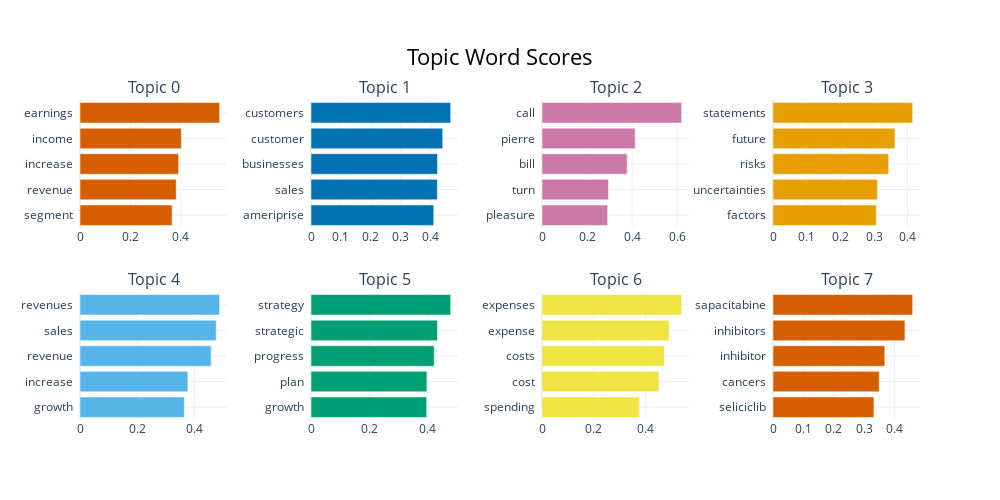

Source (notebook cell):
### Code cell
topic_model.visualize_barchart()

### Figure 1 — Plotly figure (JSON) as saved in the notebook; plotly's stock layout.template omitted (floating-point values rounded to 4 significant figures)
{"data": [{"marker": {"color": "#D55E00"}, "orientation": "h", "type": "bar", "x": [0.3649, 0.3811, 0.3908, 0.4015, 0.5532], "xaxis": "x", "y": ["segment  ", "revenue  ", "increase  ", "income  ", "earnings  "], "yaxis": "y"}, {"marker": {"color": "#0072B2"}, "orientation": "h", "type": "bar", "x": [0.4101, 0.4221, 0.4226, 0.4401, 0.4666], "xaxis": "x2", "y": ["ameriprise  ", "sales  ", "businesses  ", "customer  ", "customers  "], "yaxis": "y2"}, {"marker": {"color": "#CC79A7"}, "orientation": "h", "type": "bar", "x": [0.2915, 0.2953, 0.3782, 0.4138, 0.6199], "xaxis": "x3", "y": ["pleasure  ", "turn  ", "bill  ", "pierre  ", "call  "], "yaxis": "y3"}, {"marker": {"color": "#E69F00"}, "orientation": "h", "type": "bar", "x": [0.3067, 0.3101, 0.3435, 0.3622, 0.4148], "xaxis": "x4", "y": ["factors  ", "uncertainties  ", "risks  ", "future  ", "statements  "], "yaxis": "y4"}, {"marker": {"color": "#56B4E9"}, "orientation": "h", "type": "bar", "x": [0.3654, 0.3775, 0.4594, 0.4769, 0.4889], "xaxis": "x5", "y": ["growth  ", "increase  ", "revenue  ", "sales  ", "revenues  "], "yaxis": "y5"}, {"marker": {"color": "#009E73"}, "orientation": "h", "type": "bar", "x": [0.3966, 0.3974, 0.4225, 0.4336, 0.4789], "xaxis": "x6", "y": ["growth  ", "plan  ", "progress  ", "strategic  ", "strategy  "], "yaxis": "y6"}, {"marker": {"color": "#F0E442"}, "orientation": "h", "type": "bar", "x": [0.3762, 0.451, 0.4718, 0.4899, 0.5385], "xaxis": "x7", "y": ["spending  ", "cost  ", "costs  ", "expense  ", "expenses  "], "yaxis": "y7"}, {"marker": {"color": "#D55E00"}, "orientation": "h", "type": "bar", "x": [0.3323, 0.3498, 0.3683, 0.4345, 0.4599], "xaxis": "x8", "y": ["seliciclib  ", "cancers  ", "inhibitor  ", "inhibitors  ", "sapacitabine  "], "yaxis": "y8"}], "layout": {"annotations": [{"font": {"size": 16}, "showarrow": false, "text": "Topic 0", "x": 0.0875, "xanchor": "center", "xref": "paper", "y": 1, "yanchor": "bottom", "yref": "paper"}, {"font": {"size": 16}, "showarrow": false, "text": "Topic 1", "x": 0.3625, "xanchor": "center", "xref": "paper", "y": 1, "yanchor": "bottom", "yref": "paper"}, {"font": {"size": 16}, "showarrow": false, "text": "Topic 2", "x": 0.6375, "xanchor": "center", "xref": "paper", "y": 1, "yanchor": "bottom", "yref": "paper"}, {"font": {"size": 16}, "showarrow": false, "text": "Topic 3", "x": 0.9125, "xanchor": "center", "xref": "paper", "y": 1, "yanchor": "bottom", "yref": "paper"}, {"font": {"size": 16}, "showarrow": false, "text": "Topic 4", "x": 0.0875, "xanchor": "center", "xref": "paper", "y": 0.4, "yanchor": "bottom", "yref": "paper"}, {"font": {"size": 16}, "showarrow": false, "text": "Topic 5", "x": 0.3625, "xanchor": "center", "xref": "paper", "y": 0.4, "yanchor": "bottom", "yref": "paper"}, {"font": {"size": 16}, "showarrow": false, "text": "Topic 6", "x": 0.6375, "xanchor": "center", "xref": "paper", "y": 0.4, "yanchor": "bottom", "yref": "paper"}, {"font": {"size": 16}, "showarrow": false, "text": "Topic 7", "x": 0.9125, "xanchor": "center", "xref": "paper", "y": 0.4, "yanchor": "bottom", "yref": "paper"}], "height": 500, "hoverlabel": {"bgcolor": "white", "font": {"family": "Rockwell", "size": 16}}, "showlegend": false, "title": {"font": {"color": "Black", "size": 22}, "text": "Topic Word Scores", "x": 0.5, "xanchor": "center", "yanchor": "top"}, "width": 1000, "xaxis": {"anchor": "y", "domain": [0, 0.175], "showgrid": true}, "xaxis2": {"anchor": "y2", "domain": [0.275, 0.45], "showgrid": true}, "xaxis3": {"anchor": "y3", "domain": [0.55, 0.725], "showgrid": true}, "xaxis4": {"anchor": "y4", "domain": [0.825, 1], "showgrid": true}, "xaxis5": {"anchor": "y5", "domain": [0, 0.175], "showgrid": true}, "xaxis6": {"anchor": "y6", "domain": [0.275, 0.45], "showgrid": true}, "xaxis7": {"anchor": "y7", "domain": [0.55, 0.725], "showgrid": true}, "xaxis8": {"anchor": "y8", "domain": [0.825, 1], "showgrid": true}, "yaxis": {"anchor": "x", "domain": [0.6, 1], "showgrid": true}, "yaxis2": {"anchor": "x2", "domain": [0.6, 1], "showgrid": true}, "yaxis3": {"anchor": "x3", "domain": [0.6, 1], "showgrid": true}, "yaxis4": {"anchor": "x4", "domain": [0.6, 1], "showgrid": true}, "yaxis5": {"anchor": "x5", "domain": [0, 0.4], "showgrid": true}, "yaxis6": {"anchor": "x6", "domain": [0, 0.4], "showgrid": true}, "yaxis7": {"anchor": "x7", "domain": [0, 0.4], "showgrid": true}, "yaxis8": {"anchor": "x8", "domain": [0, 0.4], "showgrid": true}}}
